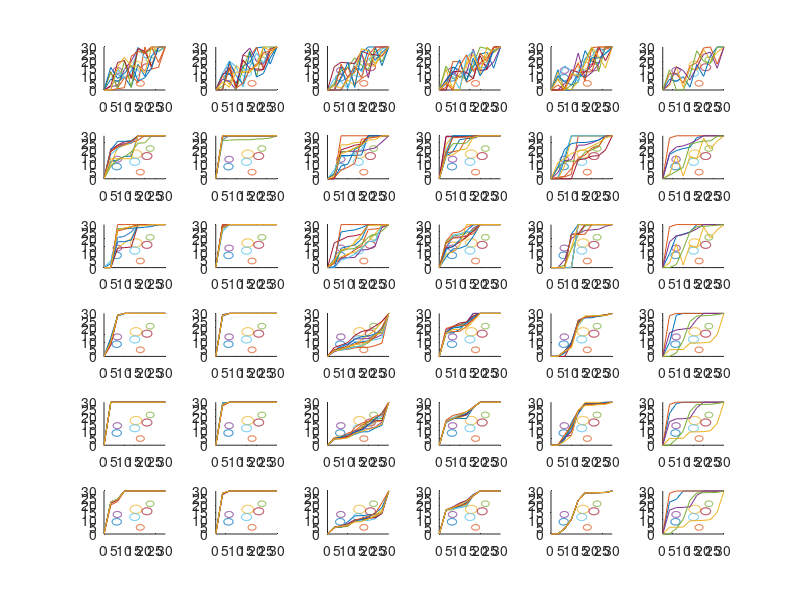
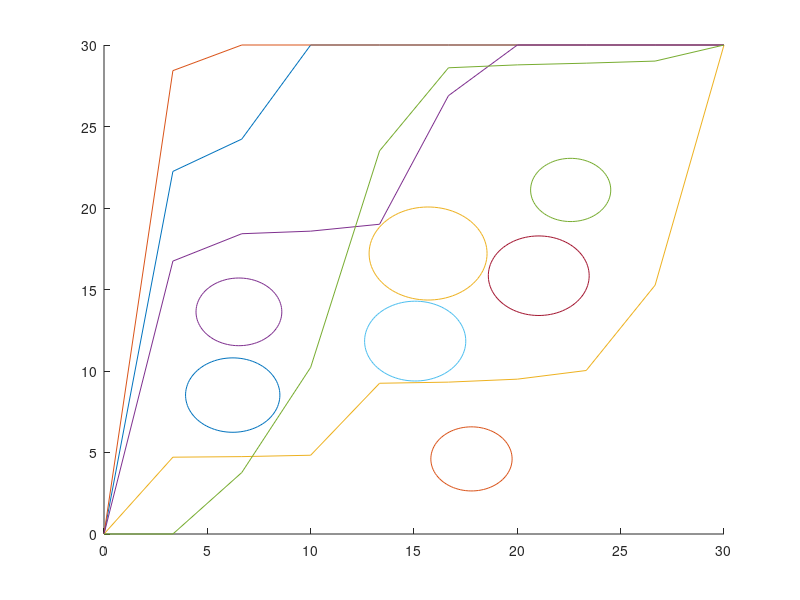
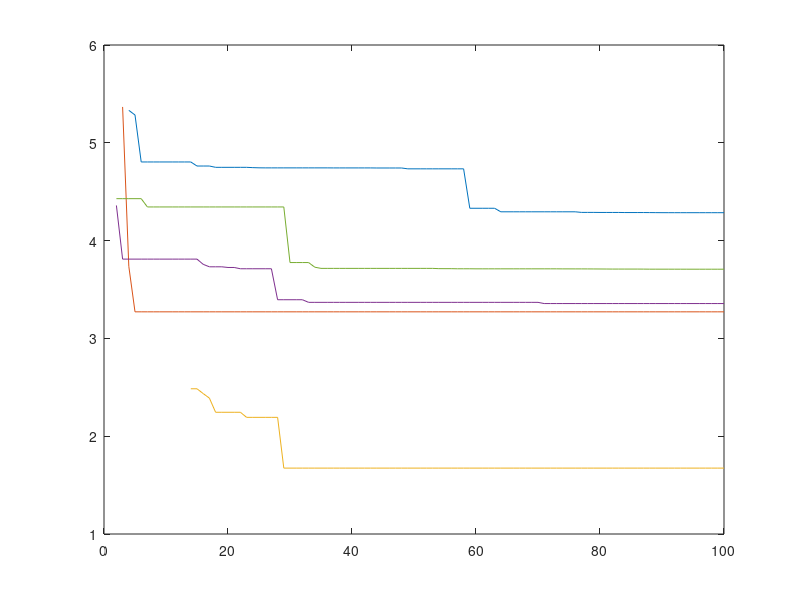

These charts were generated, in order, by the following MATLAB code: (Note: a time limit stopped this script after it produced the figures.)
## Copyright (C) 2022 iange
##
## This program is free software: you can redistribute it and/or modify
## it under the terms of the GNU General Public License as published by
## the Free Software Foundation, either version 3 of the License, or
## (at your option) any later version.
##
## This program is distributed in the hope that it will be useful,
## but WITHOUT ANY WARRANTY; without even the implied warranty of
## MERCHANTABILITY or FITNESS FOR A PARTICULAR PURPOSE.  See the
## GNU General Public License for more details.
##
## You should have received a copy of the GNU General Public License
## along with this program.  If not, see <https://www.gnu.org/licenses/>.

## -*- texinfo -*-
## @deftypefn {} {@var{retval} =} main
##
## @seealso{}
## @end deftypefn

## Author: iange <iange@IANSOMEN>
## Created: 2022-03-04

% ## termimologies:
% ## row, column, page, book
% ## 
% ## trajectory = [x1, x2, ..., xN; y1, y2, ..., yN; z1, z2, ..., zN]
% ## course = [x1, x2, ..., xN; y1, y2, ..., yN]
% ## xIntervals = [x1, x2, ..., xN]
% ## particle = [y1, y2, ..., yN]
% ## 
% ## subgroup = [y11, y12, ..., y1N; y21, y22, ..., y2N; ...; yn1, yn2, ..., ynN]
% ##        with each row being a particle
% ## swarm(:,:,i) = subgroup(i)
% ##        with each page being a subgroup
% ## solution = [y11, y12, ..., y1N; y21, y22, ..., y2N; ...; yG_n1, yG_n2, ..., yG_nN]
% ##        with each row being the best particle from its subgroup
% ## 
% ## N = number of discrete points along the x axis
% ## G_n = number of subgroups
% ## n = number of particles within each subgroup
% ## 
% ## slice = [x1, x2; y1, y2]
% ## segment = [x1, x2, x3; y1, y2, y3; z1, z2, z3]
% ## 
% ## threat_sourse = [T1, T2, ...; r1, r2, ...] = [x1, x2, ...; y1, y2, ...; r1, r2, ...]

function retval = main
    ## Step 1
    n = 10;         # number of particles in a subgroup
    N = 10;         # number of way-points
    G_n = 5;        # number of subgroups
    startpoint = [0; 0];
    endpoint = [30; 30];
    % startpoint = [-4; 0];
    % endpoint = [0; 4];
    position_range = [min([startpoint, endpoint](2,:)), max([startpoint, endpoint](2,:))];
    xIntervals = linspace(startpoint(1),endpoint(1),N);
    # swarm initialization
    swarm = swarmInit(startpoint, endpoint, position_range, n, N, G_n);
    # constraints
    theta_Tmax = 60;
    theta_Cmax = 45;
    threat_source = [6.2280, 17.781, 15.681, 6.5280, 22.581, 15.057, 21.036; 8.5230, 4.6080, 17.208, 13.629, 21.108, 11.835, 15.846; 2.2826, 1.9663, 2.8540, 2.0762, 1.9393, 2.4483, 2.4404];
    % threat_source = [-3.1; 3.2; 0.4];
    % threat_source = [6.77, 13.57, 10.13, 16.81, 14.04, 23.45; 23.07, 22.65, 17.48, 15.55, 11.22, 8.95; 1.93, 2.47, 1.49, 1.88, 2.52, 2.25];
    # PSO parameters
    maxgeneration = 100;
    check = [5, 10, 30, 50, 100];
    subplotrowindex = 1;
    P_c = 0.85;
    omega = linspace(0.7, 0.4, maxgeneration);
    phi_p = 0.2;    # cognitive coefficient
    phi_g = 0.2;    # social coefficient
    velocity_range = [-6.0, 6.0];
    velocity = rand(size(swarm)) * abs(diff(velocity_range)) + min(velocity_range);
    # objective function weights
    omega_d = 0.3;
    omega_c = 0.5;
    CT = 4.5;
    N_W = N;

    ## Step 2
    generation = 1;
    # Initialize the particle's best position to be the current swarm and the corresponding objective value to be inf
    P_pos = swarm;
    P_obj = inf(rows(swarm),1,size(swarm,3));
    # Initialize the group best particle to be the 1st particle in its subgroup    
    G_pos = swarm(1,:,:);
    G_obj = inf(1,1,size(swarm,3));
    # The solution is apparently the best particle from each group
    solution = shiftdim(G_pos,1)';

    figure
    printf("Initial generation:\n")
    printf("row 1: the initial swarm\n");
    for i = 1:G_n
        subplot(columns(check)+1,G_n+1,(subplotrowindex-1)*(G_n+1)+i)
        plotThreat_source(threat_source);
        hold on
        plot(xIntervals,swarm(:,:,i)');
        hold off
    endfor
    subplot(columns(check)+1,G_n+1,subplotrowindex*(G_n+1))
    plotThreat_source(threat_source);
    hold on
    plot(xIntervals, solution)
    hold off
    G_obj
    G_obj_log = zeros(G_n, maxgeneration);
    G_obj_log(:,1) = reshape(G_obj,G_n,1);
    % G_obj_log
    subplotrowindex++;
    
    while generation <= maxgeneration
        printf("enter generation %d:\n", generation);

        # calculate the objective of this iteration of swarm
        P_objective = F(swarm, xIntervals, solution, threat_source, theta_Tmax, theta_Cmax, omega_d, omega_c, CT, N_W);
        # refresh P_pos and P_obj
        P_refresh = P_objective < P_obj;
        for i = 1:size(swarm,3)
            for j = 1:rows(swarm)
                if P_refresh(j,1,i)
                    # particle's best is refreshed
                    P_pos(j,:,i) = swarm(j,:,i);
                    P_obj(j,1,i) = P_objective(j,1,i);
                endif
            endfor
        endfor

        ## Step 3
        # refresh G_pos and G_obj
        [G_objective, group_best_index] = min(P_obj);
        G_refresh = G_objective < G_obj;
        for i = 1:size(swarm,3)
            if G_refresh(1,1,i)
                # group best is refreshed
                G_pos(1,:,i) = swarm(group_best_index(1,1,i),:,i);
                G_obj(1,1,i) = G_objective(1,1,i);
            endif
        endfor
        # regenerates the solution from G_pos
        solution = shiftdim(G_pos,1)';
        # check if there is any duplication of particles
        [~, rowindex] = unique(solution, "rows", "stable");
        missingindex = resetIndex(rowindex);
        if ~isempty(missingindex)
            for i = missingindex
                swarm(:,:,i) = swarmInit(startpoint, endpoint, position_range, n, N, 1);
                P_pos(:,:,i) = swarm(:,:,i);
                P_obj(:,:,i) = inf;
                G_pos(:,:,i) = swarm(1,:,i);
                G_obj(:,:,i) = inf;
                solution(i,:) = swarm(1,:,i);
            endfor
        endif

        G_obj
        G_obj_log(:,generation) = reshape(G_obj,G_n,1);

        ## Step 4
        # update velocity and position of the swarm
        # modification: uses random C/D switching PSO with convergence ratio P_c for velocity update
        for i = 1:size(velocity,3)
            printf("Group %d: ", i);
            if any(missingindex(:) == i)
                # if the subgroup is just reset, its P_pos and G_pos is not valid, skip the update
                continue
            endif
            xi = rand();
            # force operator D when no feasable solution is found in this group
            if G_obj(1,1,i) == inf
                xi = 2;
            endif
            if xi <= P_c
                printf("Operator C\n");
            elseif xi == 2
                printf("Operator D (forced)\n");
            else
                printf("Operator D\n");
            endif
            for j = 1:rows(velocity)
                for k = 1:columns(velocity)
                    r1 = rand();
                    r2 = rand();
                    if xi <= P_c
                        # Operator C
                        velocity(j,k,i) = omega(generation)*velocity(j,k,i) + phi_p*r1*(P_pos(j,k,i)-swarm(j,k,i)) + (0.5*r2+0.5)*(2*omega(generation)+2-phi_g*r2)*(G_pos(1,k,i)-swarm(j,k,i));
                    else
                        # Operator D
                        velocity(j,k,i) = 1.05*velocity(j,k,i) + phi_p*r1*(P_pos(j,k,i)-swarm(j,k,i)) + phi_g*r2*(G_pos(1,k,i)-swarm(j,k,i));
                    endif
                    % velocity(j,k,i) = omega(generation)*velocity(j,k,i) + phi_p*rand()*(P_pos(j,k,i)-swarm(j,k,i)) + phi_g*rand()*(G_pos(1,k,i)-swarm(j,k,i));
                    swarm(j,k,i) = swarm(j,k,i) + velocity(j,k,i);
                endfor
            endfor
        endfor
        # submit to the start-end point and position range constraint
        swarm(:,1,:) = startpoint(2);
        swarm(:,end,:) = endpoint(2);
        swarm = swarm - (swarm < position_range(1)) .* swarm - (swarm > position_range(2)) .* swarm + (swarm > position_range(2))*position_range(2);

        ## Step 5
        # adjust the particles to satisfy y(i) <= y(i+1)
        for i = 1:size(swarm,3)
            for j = 1:rows(swarm)
                swarm(j,:,i) = particleAdjust(swarm(j,:,i));
            endfor
        endfor

        # Visualization
        if any(check(:) == generation)
            printf("row %d: generation %d\n", subplotrowindex, generation);
            for i = 1:G_n
                subplot(columns(check)+1,G_n+1,(subplotrowindex-1)*(G_n+1)+i)
                plotThreat_source(threat_source);
                hold on
                plot(xIntervals,swarm(:,:,i)');
                hold off
            endfor
            subplot(columns(check)+1,G_n+1,subplotrowindex*(G_n+1))
            plotThreat_source(threat_source);
            hold on
            plot(xIntervals, solution)
            hold off
            subplotrowindex++;
        endif

        generation++;
    endwhile
    
    figure
    plotThreat_source(threat_source);
    hold on
    plot(xIntervals, solution)
    hold off

    figure
    plot(G_obj_log')
endfunction

function plotThreat_source (threat_source)
    hold on
    for i = 1:columns(threat_source)
        plotCircle(threat_source(:,i));
    endfor
    hold off
endfunction

function plotCircle (threat_source)
    t = linspace(0,2*pi,100)'; 
    circsx = threat_source(3).*cos(t) + threat_source(1); 
    circsy = threat_source(3).*sin(t) + threat_source(2); 
    plot(circsx,circsy); 
endfunction

function adjustedparticle = particleAdjust (particle)
    [v, i] = min(diff(particle)>=0);
    if v == 0
        [w, j] = max((particle(i:end) - particle(i))>0);
        if w == 1
            particle(i+1) = particle(i) + (particle(i+j-1) - particle(i))/(j-1)*rand();
            adjustedparticle = particleAdjust(particle);
        else
            particle(i:end-1) = particle(i);
            adjustedparticle = particle;
        endif
    else
        adjustedparticle = particle;
    endif
endfunction

function missingindex = resetIndex (rowindex)
    missingindex = [];
    j = 1;
    for i = 1:rowindex(end)
        if i != rowindex(j)
            missingindex = [missingindex; i];
        else
            j++;
        endif
    endfor
endfunction

function swarm = swarmInit (startpoint, endpoint, position_range, n, N, G_n)
## input format: swarm size = n by N by G_n
    swarm = rand(n, N, G_n)*abs(diff(position_range))*0.85 - 0.4*abs(diff(position_range)) + linspace(startpoint(2),endpoint(2),N);
    swarm(:,1,:) = startpoint(2);
    swarm(:,end,:) = endpoint(2);
    swarm = swarm - (swarm < position_range(1)) .* swarm - (swarm > position_range(2)) .* swarm + (swarm > position_range(2))*position_range(2);
endfunction

function d = distance (varargin)
## Calculate a bunch of different distance using function overloading
    [data, opt] = parseparams(varargin);
    if columns(data) == 1
    ## input format: X = [X1, X2, ...]
        X = data{:};
        if strcmpi([opt{:}],'recursive') || isempty(opt)
        ## output format: d = [dis(X1,X2), dis(X2,X3), ...]
            d = distance(X,shift(X,-1,2))(1:end-1);
        else
            error("Unexpected option.")
        endif
    elseif columns(data) == 2    
    ## input format: X = [X1, X2, ...]; Y = [Y1, Y2, ...]
        [X, Y] = data{:};
        if strcmpi([opt{:}],'parallel') || isempty(opt)
        ## output format: d = [dis(X1,Y1), dis(X2,Y2), ...]
            if ~size_equal(X, Y)
                error("Dimension does not agree.")
            else
                d = sqrt(sum((X-Y).^2));
            endif
        elseif strcmpi([opt{:}],'mesh')
        ## output format: d = [dis(X1,Y1), dis(X1,Y2), ...; dis(X2,Y1), dis(X2,Y2), ...; ...]
            if rows(X) != rows(Y)
                error("Dimension does not agree.")
            else
                d = zeros(columns(X), columns(Y));
                for i = 1:columns(X)
                    for j = 1:columns(Y)
                        d(i,j) = sqrt(sum((X(:,i)-Y(:,j)).^2));
                    endfor
                endfor
            endif
        elseif strcmpi([opt{:}],'recursive')
        ## input format: course = X; threat_source = Y
        ## output format: d = [dis(Y1,X1X2), dis(Y1,X2X3), ...; dis(Y2,X1X2), dis(Y2,X2X3), ...; ...]
            if rows(X) != 2 || rows(Y) != 2
                error("Only support point to line distance under recursive mode.")
            else
                d = zeros(columns(Y),columns(X)-1);
                for i = 1:columns(Y)
                    for j = 1:columns(X)-1
                        d(i,j) = abs(det([X(1,j)-X(1,j+1), X(2,j)-X(2,j+1); Y(1,i)-X(1,j+1), Y(2,i)-X(2,j+1)]))/distance(X(:,j),X(:,j+1));
                    endfor
                endfor
            endif
        else
            error("Unexpected option.")
        endif
    elseif columns(data) == 3
    ## input format: X = [X1, X2, ...]; A = [A1, A2, ...]; B = [B1, B2, ...]
        [X, A, B] = data{:};
        if strcmpi([opt{:}],'parallel') || isempty(opt)
        ## output format: d = [dis(X1, A1B1), dis(X2, A2B2), ...]
            if ~size_equal(X, A, B)
                error("Dimension does not agree.")
            elseif rows(X) != 2
                error("Only support point to line distance under 3 inputs.")
            else
                d = zeros(1,columns(X));
                for i = 1:columns(X)
                    d(i) = abs(det([A(1,i)-B(1,i), A(2,i)-B(2,i); X(1,i)-B(1,i), X(2,i)-B(2,i)]))/distance(A(:,i),B(:,i));
                endfor
            endif
        elseif strcmpi([opt{:}],'mesh')
        ## output format: d = [dis(X1, A1B1), dis(X1, A2B2), ...; dis(X2, A1B1), dis(X2, A2B2), ...; ...]
            if ~size_equal(A, B)
                error("Dimension does not agree.")
            elseif rows(X) != 2
                error("Only support point to line distance under 3 inputs.")
            else
                d = zeros(columns(X),columns(A));
                for i = 1:columns(X)
                    for j = 1:columns(A)
                        d(i,j) = abs(det([A(1,j)-B(1,j), A(2,j)-B(2,j); X(1,i)-B(1,j), X(2,i)-B(2,j)]))/distance(A(:,j),B(:,j));
                    endfor
                endfor
            endif
        else
            error("Unexpected option.")
        endif
    endif
endfunction

% function output = cos (X, varargin)
% ## overloads the built-in cos function to accept the length of the triangle and calculate the cosin of that angle
%     if columns(varargin) == 0
%         output = cos(X);
%     elseif columns(varargin) == 2
%         pending = (X^2 + varargin{1}^2 - varargin{2}^2)/(2*X*varargin{1});
%         if pending >= -1 && pending <= 1
%             output = pending;
%         else
%             error("Input sides do not form a triangle.")
%         endif
%     endif
% endfunction

function trajectory = particle2Trajectory (particle, xIntervals)
## convert particle into trajectory
    trajectory = [xIntervals; particle; altitude([xIntervals; particle])];
endfunction

function trajectory = course2Trajectory (course)
## convert course into trajectory
    trajectory = [course; altitude(course)];  
endfunction

function trajectory = swarm2Trajectory (swarm, xIntervals)
## convert swarm into trajectories (1 trajectory per page, 1 subgroup of trajectories per book)
    trajectory = zeros(3,columns(swarm),rows(swarm),size(swarm,3));
    for i = 1:size(swarm,3)
        for j = 1:rows(swarm)
            trajectory(:,:,j,i) = particle2Trajectory(swarm(j,:,i), xIntervals);
        endfor
    endfor
endfunction

function pathDistance = F_d (varargin)
## input format: 1 input: trajectory = [x1, x2, ...; y1, y2, ...; z1, z2, ...]
##               2 inputs: particle = [y1, y2, ..., yN]; xIntervals = [x1, x2, ..., xN]
    if columns(varargin) == 1
        trajectory = varargin{1};
    elseif columns(varargin) == 2
        [particle, xIntervals] = varargin{:};
        trajectory = particle2Trajectory (particle, xIntervals);
    endif
    den = distance(trajectory(:,1), trajectory(:,end));
    d = distance(trajectory);
    num = sum(d);
    pathDistance = num/den;
endfunction

function z = altitude (way_point)
    p1 = 0.1501;
    p2 = 0.2311;
    p3 = 0.7068;
    p4 = 0.4860;
    p5 = 0.6913;
    p6 = 0.2621;
    p7 = 0.4565;
    x = way_point(1,:);
    y = way_point(2,:);
    z = sin(y+p1) + p2.*sin(x) + p3.*cos(p4.*sqrt(x.^2+y.^2)) + p5.*cos(y) + p6.*sin(p6.*sqrt(x.^2+y.^2)) + p7.*cos(y);
endfunction

% function z = altitude (way_point)
%     a = 0.4;
%     b = 2.6;
%     d = 1.3;
%     g = 2.4;
%     x = way_point(1,:);
%     y = way_point(2,:);
%     z = a.*cos(b.*sqrt(x.^2+y.^2))+d.*sin(g.*sqrt(x.^2+y.^2));
% endfunction

function bool = threatConflict (course, threat_source)
## output format: bool = true if the course conflicts with any threat_source
    % disp(size(threat_source))
    d1 = distance(course, threat_source(1:2,:), 'recursive');   ## distance from each threat_source to each slice       ## (T by N-1)
    d2 = distance(course, threat_source(1:2,:), 'mesh');        ## distance from each threat_source to each way-point   ## (N by T)
    d3 = distance(course);                                      ## length of each slice                                 ## (1 by N-1)

    booltable0 = d2<threat_source(3,:);         ## if each way-point is within the range of each threat_source
    booltable1 = (booltable0 | shift(booltable0,-1,1))(1:end-1,:)';     ## if either way-point of each slice is within the range of each threat_source  ## (T by N-1)
    booltable2 = d1>threat_source(3,:)';        ## if the distance from each threat_source to each slice is greater than the source's radius            ## (T by N-1)
    booltable3 = d3.^2>abs(diff(d2.^2))';       ## if c^2>|a^2-b^2|                                                                                     ## (T by N-1)

    booltable = booltable1 | ~booltable1 & ~booltable2 & booltable3;## if each slice conflicts with each threat_source   ## (T by N-1)
    bool = sum(sum(booltable,"native"),"native");               ## if any slice conflicts with any threat_source         ## (1 by 1)

    % disp("threatConflict")
    % d1
    % d2
    % d3    
    % booltable1
    % booltable2
    % booltable3
    % booltable
    % bool
endfunction

function theta = turningAngle (segment)
## output format: theta is the angle formed by the segment in degree
    dif = diff(segment,1,2);
    theta = acosd((dif(1)*dif(4)+dif(2)*dif(5))/(sqrt((dif(1))^2+(dif(2))^2)*sqrt((dif(4))^2+(dif(5))^2)));
endfunction

function bool = maxTurningAngle (trajectory, theta_Tmax)
## input format: theta_Tmax is in degree
## output format: bool = [P1P2P3, P2P3P4, ...](1 by N-2)
    bool = zeros(1,columns(trajectory)-2);
    for i = 1:columns(trajectory)-2
        bool(i) = turningAngle(trajectory(:,i:i+2)) < theta_Tmax;
    endfor

    % disp("maxTurningAngle")
    % bool
endfunction

function cooperativeFactor = F_c (particle, groupindex, solution, CT)
## output format: cooperativeFactor is a nonnegative integer
    D_M = zeros(rows(solution)-1, columns(solution));
    k = 1;
    for i = 1:rows(solution)
        if i == groupindex
            continue
        else
            D_M(k++,:) = abs(particle - solution(i,:));
        endif
    endfor
    cooperativeFactor = sum(min(D_M)<CT);
    % disp("cooperativeFactor")
    % D_M
    % min(D_M)
    % min(D_M)<CT
    % sum(min(D_M)<CT)
endfunction

function altitude = F_a (trajectory, N_W)
## input format: N_W is generally larger than N
## this function is currently unclear about the second parameter: N_W, as how is it larger than N
## and by how much, how to determine the way-points with different intervals along the x Axis.
## As a solution for the time, N_W is treated equal to N.
    altitude = sum(trajectory(3,:))/columns(trajectory);
endfunction

function theta = climbingDivingAngle (slice)
## output format: theta is the angle between the slice and the horison in degree
    theta = atand(abs(diff(altitude(slice)))/sqrt(sum(diff(slice,2).^2)));
endfunction

function bool = maxClimbingDivingAngle (course, theta_Cmax)
## input format: theta_Cmax is in degree
## output format: bool = [P1P2, P2P3, ...](1 by N-1) 
    bool = zeros(1,columns(course)-1);
    for i = 1:columns(course)-1
        bool(i) = climbingDivingAngle(course(:,i:i+1)) < theta_Cmax;
    endfor

    % disp("maxClimbingDivingAngle")
    % bool
endfunction

function objective = F (swarm, xIntervals, solution, threat_source, theta_Tmax, theta_Cmax, omega_d, omega_c, CT, N_W)
## output format: objective is a G_n by 1 matrix
    trajectory = swarm2Trajectory (swarm, xIntervals);
    objective = zeros(rows(swarm),1, size(swarm,3));
    for i = 1:size(swarm,3)
        for j = 1:rows(swarm)
            if threatConflict([xIntervals; swarm(j,:,i)], threat_source) || ~prod(maxTurningAngle(trajectory(:,:,j,i), theta_Tmax), "native") || ~prod(maxClimbingDivingAngle(trajectory(1:2,:,j,i), theta_Cmax), "native")
                objective(j,1,i) = inf;
            else
                objective(j,1,i) = omega_d * F_d(trajectory(:,:,j,i)) + omega_c * F_c(swarm(j,:,i), i, solution, CT) + (1-omega_c-omega_d) * F_a(trajectory(:,:,j,i), N_W);
            endif
        endfor
    endfor
endfunction
